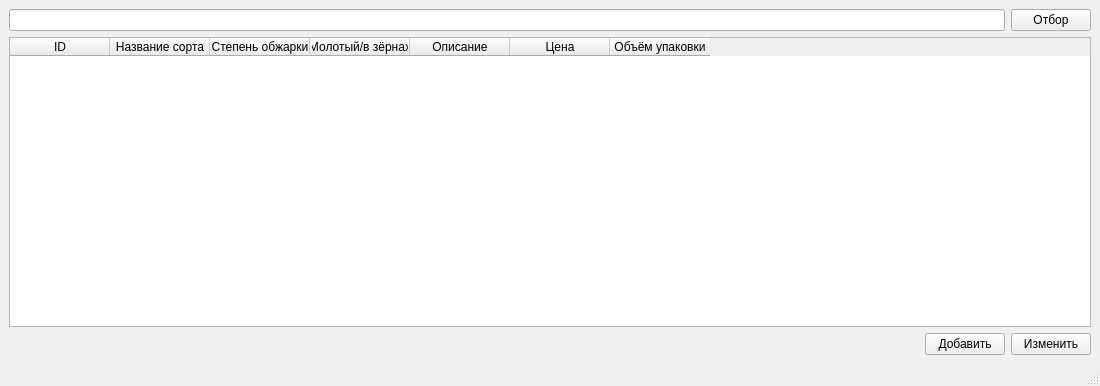
<?xml version="1.0" encoding="UTF-8"?>
<ui version="4.0">
 <class>MainWindow</class>
 <widget class="QMainWindow" name="MainWindow">
  <property name="geometry">
   <rect>
    <x>0</x>
    <y>0</y>
    <width>1100</width>
    <height>386</height>
   </rect>
  </property>
  <property name="sizePolicy">
   <sizepolicy hsizetype="Preferred" vsizetype="Preferred">
    <horstretch>0</horstretch>
    <verstretch>0</verstretch>
   </sizepolicy>
  </property>
  <property name="windowTitle">
   <string>Капучино</string>
  </property>
  <widget class="QWidget" name="centralwidget">
   <layout class="QGridLayout" name="gridLayout">
    <item row="2" column="0">
     <layout class="QHBoxLayout" name="horizontalLayout_2">
      <item>
       <spacer name="horizontalSpacer">
        <property name="orientation">
         <enum>Qt::Horizontal</enum>
        </property>
        <property name="sizeHint" stdset="0">
         <size>
          <width>40</width>
          <height>20</height>
         </size>
        </property>
       </spacer>
      </item>
      <item>
       <widget class="QPushButton" name="pushButton_Add">
        <property name="text">
         <string>Добавить</string>
        </property>
       </widget>
      </item>
      <item>
       <widget class="QPushButton" name="pushButton_Edit">
        <property name="text">
         <string>Изменить</string>
        </property>
       </widget>
      </item>
     </layout>
    </item>
    <item row="0" column="0">
     <layout class="QHBoxLayout" name="horizontalLayout">
      <item>
       <widget class="QLineEdit" name="lineEdit_SearchText"/>
      </item>
      <item>
       <widget class="QPushButton" name="pushButton_SetFilter">
        <property name="text">
         <string>Отбор</string>
        </property>
       </widget>
      </item>
     </layout>
    </item>
    <item row="1" column="0">
     <widget class="QTableWidget" name="tableWidget_Result">
      <property name="layoutDirection">
       <enum>Qt::LeftToRight</enum>
      </property>
      <property name="sizeAdjustPolicy">
       <enum>QAbstractScrollArea::AdjustIgnored</enum>
      </property>
      <attribute name="horizontalHeaderCascadingSectionResizes">
       <bool>false</bool>
      </attribute>
      <attribute name="horizontalHeaderShowSortIndicator" stdset="0">
       <bool>false</bool>
      </attribute>
      <attribute name="horizontalHeaderStretchLastSection">
       <bool>false</bool>
      </attribute>
      <attribute name="verticalHeaderVisible">
       <bool>false</bool>
      </attribute>
      <attribute name="verticalHeaderCascadingSectionResizes">
       <bool>false</bool>
      </attribute>
      <column>
       <property name="text">
        <string>ID</string>
       </property>
      </column>
      <column>
       <property name="text">
        <string>Название сорта</string>
       </property>
      </column>
      <column>
       <property name="text">
        <string>Степень обжарки</string>
       </property>
      </column>
      <column>
       <property name="text">
        <string>Молотый/в зёрнах</string>
       </property>
      </column>
      <column>
       <property name="text">
        <string>Описание</string>
       </property>
      </column>
      <column>
       <property name="text">
        <string>Цена</string>
       </property>
      </column>
      <column>
       <property name="text">
        <string>Объём упаковки</string>
       </property>
      </column>
     </widget>
    </item>
   </layout>
  </widget>
  <widget class="QStatusBar" name="statusbar"/>
 </widget>
 <resources/>
 <connections/>
</ui>
